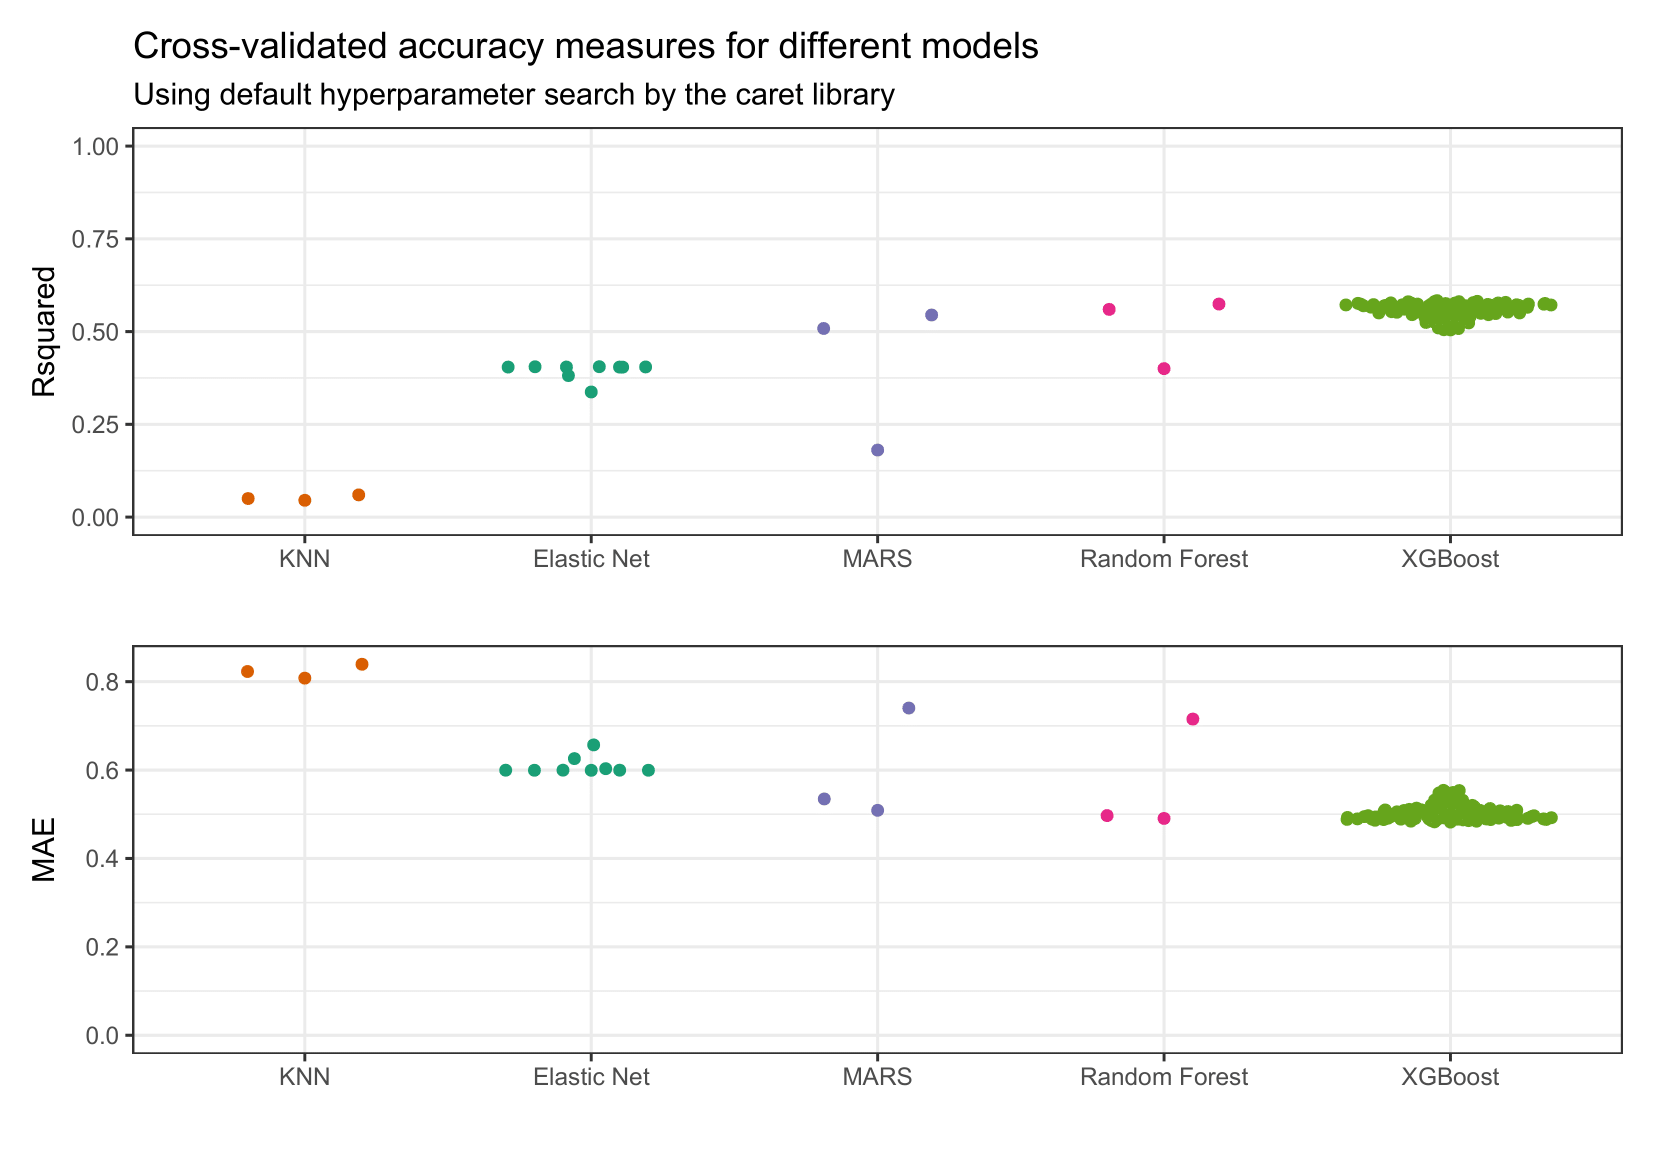

Write R code to recreate this figure.
library(doParallel)
library(parallel)
library(caret)
library(ggplot2)
library(ggbeeswarm)
library(patchwork)
library(RColorBrewer)

# Register parallelization using all cores
registerDoParallel(cores = detectCores())

# Make cross validation object for caret
cv <- trainControl(method = "repeatedcv",
                   allowParallel = TRUE)

# Get features and target
x <- movie_clean %>% model.matrix(avg_rating ~ ., data = .)
y <- movie_clean %>% pull(avg_rating)

# Train different models
# NOTE: caret acts as a wrapper and needs underlying model libraries
# to be installed
set.seed(123)
elastic <- train(x, y,
                 method = "glmnet",
                 trControl = cv)

set.seed(123)
xgb <- train(x, y,
             method = "xgbTree",
             trControl = cv)

set.seed(123)
knn <- train(x, y,
             method = "knn",
             trControl = cv)

set.seed(123)
mars <- train(x, y,
              method = "earth",
              trControl = cv)

set.seed(123)
rf <- train(x, y,
            method = "rf",
            trControl = cv)

# Print MAE of mean prediction
(movie_clean$avg_rating - mean(movie_clean$avg_rating)) %>%
  abs() %>%
  mean()

# Obtain R-squareds and MAEs
results <- elastic$results %>%
  select(MAE, Rsquared) %>% 
  mutate(model = "Elastic Net") %>% 
  rbind(xgb$results %>% 
          select(MAE, Rsquared) %>% 
          mutate(model = "XGBoost")) %>% 
  rbind(knn$results %>% 
          select(MAE, Rsquared) %>% 
          mutate(model = "KNN")) %>% 
  rbind(mars$results %>% 
          select(MAE, Rsquared) %>% 
          mutate(model = "MARS")) %>% 
  rbind(rf$results %>% 
          select(MAE, Rsquared) %>% 
          mutate(model = "Random Forest")) %>% 
  group_by(model) %>% 
  mutate(mean_Rsquared = mean(Rsquared),
         mean_MAE = mean(MAE)) %>% 
  ungroup()

# Make the first plot with R-squareds
p1 <- results %>% 
  ggplot(aes(x = reorder(model, mean_Rsquared), y = Rsquared, color = model)) +
  geom_quasirandom() +
  ggtitle("Cross-validated accuracy measures for different models",
          subtitle = "Using default hyperparameter search by the caret library") +
  theme_bw() +
  theme(legend.position = "none") +
  scale_colour_brewer(type = "qual", palette = "Dark2") +
  scale_y_continuous(limits = c(0, 1)) +
  xlab("")

# Make the second plot with MAEs
p2 <- results %>% 
  ggplot(aes(x = reorder(model, mean_Rsquared), y = MAE, color = model)) +
  geom_quasirandom() +
  theme_bw() +
  theme(legend.position = "none") +
  scale_colour_brewer(type = "qual", palette = "Dark2") +
  scale_y_continuous(limits = c(0, max(results$MAE))) +
  xlab("")

# Plot vertically using patchwork
p1 / p2
